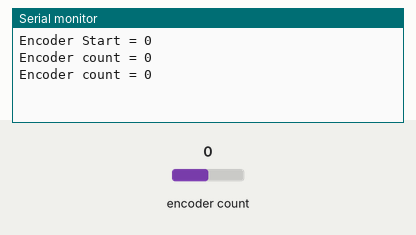
This program was run on a simulated ESP32. On the bench: the last lines printed to the serial monitor. The inputs (shaded band) are chosen by the test bench; at power-on: encoder count 0.

Above: at 1.2 s.
1.3 s: encoder count set to 1
At 2.6 s:
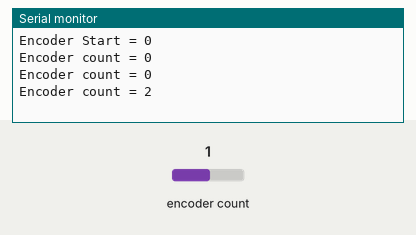
2.8 s: encoder count set to 2
At 3.8 s:
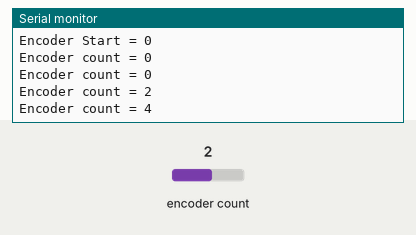
Timing chart, 0 to 5.8 s (numbered marks = the images above; inputs shaded):
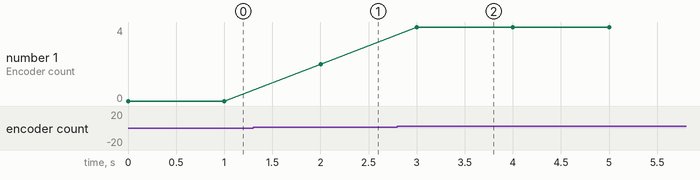

Measured:
- after the input at 1.3 s, the serial monitor: prints a new line after 0.70 s (image 1)
- after the input at 2.8 s, the serial monitor: prints a new line after 0.20 s (image 2)
- plotted number 1: 0 → 2 after the input at 1.3 s, 2 → 4 after the input at 2.8 s

The program:

main.cpp
```cpp
#include <Arduino.h>
#include <ESP32Encoder.h>

ESP32Encoder encoder;

// timer and flag for example, not needed for encoders
unsigned long lastToggled;

boolean encoderPaused = false;

void setup()
{

  Serial.begin(115200);
  // Enable the weak pull down resistors

  // ESP32Encoder::useInternalWeakPullResistors=DOWN;
  //  Enable the weak pull up resistors
  ESP32Encoder::useInternalWeakPullResistors = UP;

  // use pin 19 and 18 for the encoder
  encoder.attachHalfQuad(19, 18);


  // set starting count value after attaching
  encoder.setCount(37);

  // clear the encoder's raw count and set the tracked count to zero
  encoder.clearCount();
  Serial.println("Encoder Start = " + String((int32_t)encoder.getCount()));
  // set the lastToggle
 lastToggled = millis();
}

void loop()
{
  // Loop and read the count
  Serial.println("Encoder count = " + String((int32_t)encoder.getCount()));
  delay(1000);


}
```
